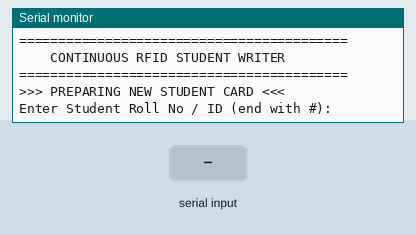
Bench run of a sketch on a simulated ESP8266 (NodeMCU). On the bench: the last lines printed to the serial monitor. The inputs (shaded band) are chosen by the test bench.

Above: at 1.3 s.
1.4 s: "1#" received over Serial
At 2.0 s:
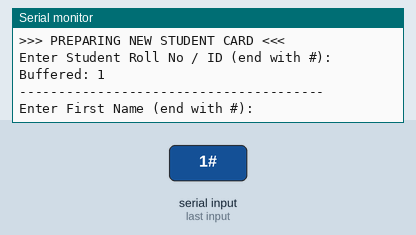
2.9 s: "0#" received over Serial
At 4.1 s:
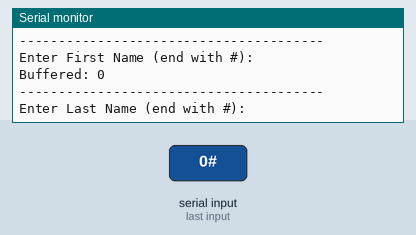
4.4 s: "2#" received over Serial
At 5.5 s:
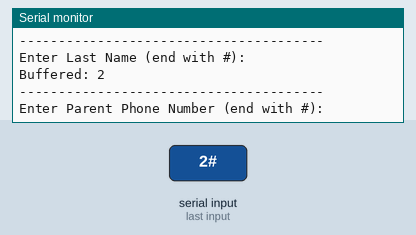
5.9 s: "1#" received over Serial
At 6.7 s:
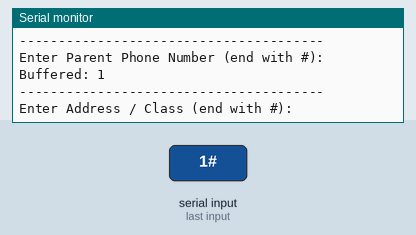
7.4 s: "0#" received over Serial
At 9.0 s:
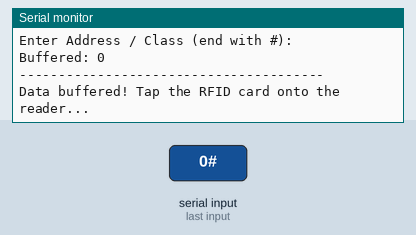
Timing chart, 0 to 9.9 s (numbered marks = the images above; inputs shaded):
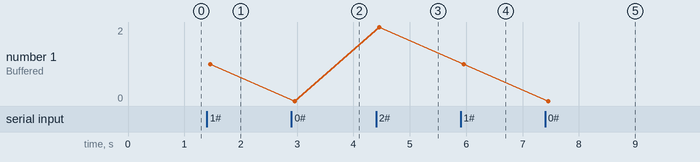

Measured:
- after the input at 1.4 s, the serial monitor: prints a new line after 0.06 s (image 1)
- after the input at 2.9 s, the serial monitor: prints a new line after 0.06 s (image 2)
- after the input at 4.4 s, the serial monitor: prints a new line after 0.06 s (image 3)
- after the input at 5.9 s, the serial monitor: prints a new line after 0.06 s (image 4)
- after the input at 7.4 s, the serial monitor: prints a new line after 0.06 s (image 5)
- plotted number 1: 1 → 0 after the input at 2.9 s, 0 → 2 after the input at 4.4 s, 2 → 1 after the input at 5.9 s, 1 → 0 after the input at 7.4 s

The sketch:

writer.ino
```cpp
/* ------------------------------------------------------------------------
 * Continuous RFID Student Card Writer (ESP8266 + RC522)
 * Writes multiple cards sequentially to the same Google Sheet format.
 * ------------------------------------------------------------------------ */

#include "SPI.h"
#include "MFRC522.h"

const uint8_t RST_PIN = D3; // GPIO 0
const uint8_t SS_PIN  = D4; // GPIO 2

MFRC522 mfrc522(SS_PIN, RST_PIN);
MFRC522::MIFARE_Key key;

byte bufID[16];
byte bufFirstName[16];
byte bufLastName[16];
byte bufPhone[16];
byte bufAddress[16];

void getSerialString(const char* prompt, byte targetBuffer[]) {
  for (byte i = 0; i < 16; i++) targetBuffer[i] = ' ';

  Serial.println(prompt);

  char firstChar = 0;
  while (true) {
    if (Serial.available() > 0) {
      char c = Serial.read();
      if (c != '\r' && c != '\n') {
        firstChar = c;
        break;
      }
    }
    delay(10);
  }

  byte len = 0;
  if (firstChar != '#') {
    targetBuffer[0] = firstChar;
    Serial.setTimeout(30000);
    len = 1 + Serial.readBytesUntil('#', (char*)(targetBuffer + 1), 15);
  }

  for (byte i = len; i < 16; i++) targetBuffer[i] = ' ';

  delay(50);
  while (Serial.available() > 0) Serial.read();

  Serial.print("Buffered: ");
  for (byte i = 0; i < 16; i++) Serial.write(targetBuffer[i]);
  Serial.println("\n---------------------------------------");
}

void writeBlock(byte blockNum, byte* data, const char* label) {
  MFRC522::StatusCode status = mfrc522.PCD_Authenticate(MFRC522::PICC_CMD_MF_AUTH_KEY_A, blockNum, &key, &(mfrc522.uid));
  if (status != MFRC522::STATUS_OK) {
    Serial.print("Auth failed for ");
    Serial.println(label);
    return;
  }

  status = mfrc522.MIFARE_Write(blockNum, data, 16);
  if (status == MFRC522::STATUS_OK) {
    Serial.print(label);
    Serial.println(" written.");
  } else {
    Serial.print("Write error: ");
    Serial.println(mfrc522.GetStatusCodeName(status));
  }
}

void setup() {
  Serial.begin(9600);
  SPI.begin();
  mfrc522.PCD_Init();

  for (byte i = 0; i < 6; i++) key.keyByte[i] = 0xFF;

  Serial.println("\n==========================================");
  Serial.println("    CONTINUOUS RFID STUDENT WRITER        ");
  Serial.println("==========================================");
}

void loop() {
  Serial.println("\n>>> PREPARING NEW STUDENT CARD <<<");

  // 1. Capture details for the card
  getSerialString("Enter Student Roll No / ID (end with #):", bufID);
  getSerialString("Enter First Name (end with #):", bufFirstName);
  getSerialString("Enter Last Name (end with #):", bufLastName);
  getSerialString("Enter Parent Phone Number (end with #):", bufPhone);
  getSerialString("Enter Address / Class (end with #):", bufAddress);

  // 2. Wait for card tap
  Serial.println("\nData buffered! Tap the RFID card onto the reader...");

  while (!mfrc522.PICC_IsNewCardPresent() || !mfrc522.PICC_ReadCardSerial()) {
    delay(50);
  }

  Serial.print("Card Detected! UID: ");
  for (byte i = 0; i < mfrc522.uid.size; i++) {
    Serial.print(mfrc522.uid.uidByte[i] < 0x10 ? " 0" : " ");
    Serial.print(mfrc522.uid.uidByte[i], HEX);
  }
  Serial.println();

  // 3. Write Sector 1
  writeBlock(4, bufID, "Block 4 (Roll No)");
  writeBlock(5, bufFirstName, "Block 5 (First Name)");
  writeBlock(6, bufLastName, "Block 6 (Last Name)");

  // 4. Write Sector 2
  writeBlock(8, bufPhone, "Block 8 (Phone)");
  writeBlock(9, bufAddress, "Block 9 (Address)");

  Serial.println("\n*** CARD PROGRAMMED SUCCESSFULLY! ***");
  Serial.println("Remove the card from the reader now.");

  mfrc522.PICC_HaltA();
  mfrc522.PCD_StopCrypto1();

  // 4-second delay before prompting for the next student card
  delay(4000);
}
```
